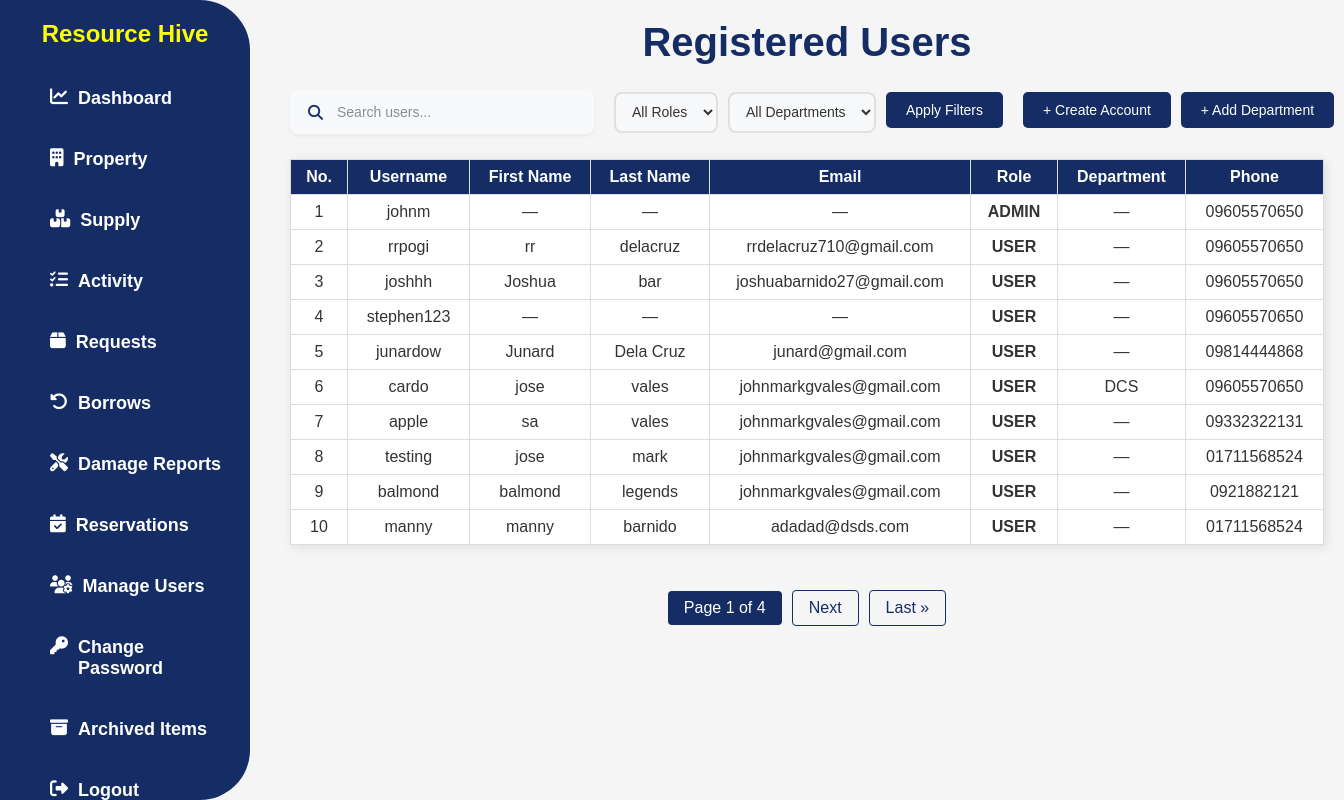
/manage-users/ (signed in), run on the app's committed database.
### app/models.py (models this page shows, shortened)
class UserProfile(models.Model):
    user = models.OneToOneField(User, on_delete=models.CASCADE)
    ROLE_CHOICES = [
        ('ADMIN', 'ADMIN'),
        ('USER', 'USER'),
    ]
    role = models.CharField(max_length=20, choices=ROLE_CHOICES)
    department = models.ForeignKey(Department, on_delete=models.SET_NULL, null=True, blank=True)
    phone = models.CharField(max_length=20, blank=True, null=True)

class Department(models.Model):
    name = models.CharField(max_length=100, unique=True)
    def __str__(self):
        return self.name

### app/views.py (the view, shortened to what this page needs)
# urls.py: path('manage-users/', UserProfileListView.as_view(), name='manage_users'),
class UserProfileListView(PermissionRequiredMixin, ListView):
    model = UserProfile
    template_name = 'app/manage_users.html'
    permission_required = 'app.view_admin_module'
    context_object_name = 'users'
    paginate_by = 10
    def get_queryset(self):
        queryset = super().get_queryset().select_related('user', 'department')
        search = self.request.GET.get('search', '')
        role = self.request.GET.get('role', '')
        department = self.request.GET.get('department', '')
        if role:
            queryset = queryset.filter(role=role)
        if department:
            queryset = queryset.filter(department__name=department)
        return queryset
    def get_context_data(self, **kwargs):
        context = super().get_context_data(**kwargs)
        context['form'] = UserRegistrationForm()
        context['departments'] = Department.objects.all()
        context['search'] = self.request.GET.get('search', '')
        context['selected_role'] = self.request.GET.get('role', '')
        context['selected_department'] = self.request.GET.get('department', '')
        return context

### app/forms.py (shortened to what this page needs)
class UserRegistrationForm(forms.ModelForm):
    username = forms.CharField(max_length=150)
    first_name = forms.CharField(max_length=30)
    last_name = forms.CharField(max_length=30)
    email = forms.EmailField()
    password = forms.CharField(widget=forms.PasswordInput)
    role = forms.ChoiceField(choices=UserProfile.ROLE_CHOICES)
    department = forms.ModelChoiceField(
        queryset=Department.objects.all(),
        required=False,
        widget=forms.Select(attrs={'class': 'department-select form-control'})
    )
    phone = forms.CharField(required=False)
    class Meta:
        model = User
        fields = ['username', 'first_name', 'last_name', 'email']

### app/templates/app/manage_users.html (shortened to what this page needs)
{% load static %}
<!DOCTYPE html>
<html lang="en">
  <head>
    <link rel="stylesheet" href="{% static 'css/style.css' %}" />
    <link
      rel="stylesheet"
      href="https://cdnjs.cloudflare.com/ajax/libs/font-awesome/6.4.2/css/all.min.css"
    />
    <link
      href="https://cdn.jsdelivr.net/npm/select2@4.1.0-rc.0/dist/css/select2.min.css"
      rel="stylesheet"
    />
  </head>
  <body>
    {% include 'app/navbar.html' %}
    <div class="content">
      <h2 class="h2title">Registered Users</h2>
      <div class="top-controls">
        <div class="search-and-filters">
          <div class="search-container">
            <i class="fas fa-search search-icon"></i>
            <input type="text" id="searchInput" class="search-input" placeholder="Search users..." value="{{ search }}">
          </div>
          <div class="filter-container">
            <select id="roleFilter" class="filter-select">
              <option value="">All Roles</option>
            </select>
            <select id="departmentFilter" class="filter-select">
              <option value="">All Departments</option>
            </select>
            <button id="applyFilters" class="add-btn">Apply Filters</button>
          </div>
        </div>
        <div class="button-container">
          <button id="openModalBtn" class="add-btn">+ Create Account</button>
          <button id="openDepartmentModalBtn" class="add-btn secondary">+ Add Department</button>
        </div>
      </div>
      <table border="1" class="searchable-table">
        <thead>
          <tr>
            <th>No.</th>
            <th>Username</th>
            <th>First Name</th>
            <th>Last Name</th>
            <th>Email</th>
            <th>Role</th>
            <th>Department</th>
            <th>Phone</th>
          </tr>
        </thead>
        <tbody>
          {% for profile in users %}
          <tr>
            <td>{{ page_obj.start_index|add:forloop.counter0 }}</td>
            <td>{{ profile.user.username }}</td>
            <td>{{ profile.user.first_name|default:"—" }}</td>
            <td>{{ profile.user.last_name|default:"—" }}</td>
            <td>{{ profile.user.email|default:"—" }}</td>
            <td><strong>{{ profile.get_role_display }}</strong></td>
            <td>{{ profile.department.name|default:"—" }}</td>
            <td>{{ profile.phone|default:"—" }}</td>
          </tr>
          {% empty %}
          <tr>
            <td colspan="8">No users found.</td>
          </tr>
          {% endfor %}
        </tbody>
      </table>
      {% if is_paginated %}
      <div class="actlog-pagination">
        <span class="current">
          Page {{ page_obj.number }} of {{ page_obj.paginator.num_pages }}
        </span>
        {% if page_obj.has_next %}
          <a href="?page={{ page_obj.next_page_number }}">Next</a>
          <a href="?page={{ page_obj.paginator.num_pages }}">Last &raquo;</a>
        {% endif %}
      </div>
      {% endif %}
    </div>
  </body>
</html>

### static/css/style.css (style rules this page uses)
body { font-family: Arial, sans-serif; margin: 0; padding: 0; background-color: whitesmoke; }
.actlog-pagination { display: flex; justify-content: center; align-items: center; gap: 10px; padding: 20px; margin-top: 20px; }
.actlog-pagination a { color: #152d64; text-decoration: none; padding: 8px 16px; border: 1px solid #152d64; border-radius: 4px; transition: all 0.3s ease; font-weight: 500; }
.actlog-pagination .current { background-color: #152d64; color: white; padding: 8px 16px; border-radius: 4px; font-weight: 500; }
.content { margin-left: 270px; padding: 20px; }
.h2title { text-align: center; color: #152d64; font-size: 40px; margin-top: auto; margin-bottom: 0; }
table { width: 100%; border-collapse: collapse; background: white; box-shadow: 2px 2px 10px rgba(0, 0, 0, 0.1); }
th, td { padding: 8px 12px; text-align: center; border: 1px solid #ddd; }
th { background-color: #152d64; color: white; font-weight: bold; }
td { color: #333; }
span { font-weight: bolder; }
.content { display: flex; flex-direction: column; gap: 5px; margin-top: 0; }
.add-btn { background-color: #152d64; color: white; padding: 10px 15px; border: none; border-radius: 6px; cursor: pointer; font-size: 16px; transition: background-color 0.3s ease; display: flex; justify-content: flex-start; align-items: center; margin-bottom: 5px; margin-right: auto; text-decoration: none; }

### app/templates/app/manage_users.html (style rules this page uses)
.button-container { display: flex; gap: 10px; margin-left: auto; }
.add-btn { background-color: #152d64; color: white; border: none; padding: 10px 20px; border-radius: 5px; cursor: pointer; font-size: 14px; transition: background-color 0.3s; white-space: nowrap; }
.add-btn.secondary { background-color: #152d64; }
.top-controls { display: flex; justify-content: space-between; align-items: center; margin: 20px 0; gap: 20px; }
.search-and-filters { display: flex; gap: 20px; align-items: center; }
.search-container { position: relative; width: 300px; background: #f8f9fa; border-radius: 8px; box-shadow: 0 2px 4px rgba(0, 0, 0, 0.05); transition: all 0.3s ease; border: 2px solid transparent; overflow: hidden; }
.filter-container { display: flex; gap: 10px; }
.search-icon { position: absolute; left: 16px; top: 50%; transform: translateY(-50%); color: #152d64; font-size: 15px; transition: color 0.3s ease; z-index: 1; }
.search-input { width: 100%; padding: 12px 16px 12px 45px; border: none; border-radius: 8px; font-size: 14px; background: transparent; transition: all 0.3s ease; }
.search-input::placeholder { color: #6c757d; opacity: 0.8; font-weight: 400; }
.filter-select { padding: 8px 12px; border: 2px solid #e0e0e0; border-radius: 8px; background-color: #f8f9fa; font-size: 14px; color: #333; cursor: pointer; transition: all 0.3s ease; }

### data on the page
UserProfile: start_index|add "1", user.username "johnm", user.first_name "—", user.last_name "—", user.email "—", role "ADMIN", department.name "—", phone "09605570650"
UserProfile: start_index|add "2", user.username "rrpogi", user.first_name "rr", user.last_name "delacruz", user.email "rrdelacruz710@gmail.com", role "USER", department.name "—", phone "09605570650"
UserProfile: start_index|add "3", user.username "joshhh", user.first_name "Joshua", user.last_name "bar", user.email "joshuabarnido27@gmail.com", role "USER", department.name "—", phone "09605570650"
UserProfile: start_index|add "4", user.username "stephen123", user.first_name "—", user.last_name "—", user.email "—", role "USER", department.name "—", phone "09605570650"
UserProfile: start_index|add "5", user.username "junardow", user.first_name "Junard", user.last_name "Dela Cruz", user.email "junard@gmail.com", role "USER", department.name "—", phone "09814444868"
UserProfile: start_index|add "6", user.username "cardo", user.first_name "jose", user.last_name "vales", user.email "johnmarkgvales@gmail.com", role "USER", department.name "DCS", phone "09605570650"
UserProfile: start_index|add "7", user.username "apple", user.first_name "sa", user.last_name "vales", user.email "johnmarkgvales@gmail.com", role "USER", department.name "—", phone "09332322131"
UserProfile: start_index|add "8", user.username "testing", user.first_name "jose", user.last_name "mark", user.email "johnmarkgvales@gmail.com", role "USER", department.name "—", phone "01711568524"
UserProfile: start_index|add "9", user.username "balmond", user.first_name "balmond", user.last_name "legends", user.email "johnmarkgvales@gmail.com", role "USER", department.name "—", phone "0921882121"
UserProfile: start_index|add "10", user.username "manny", user.first_name "manny", user.last_name "barnido", user.email "adadad@dsds.com", role "USER", department.name "—", phone "01711568524"

### other printed values
{{ page_obj.number }} "1"
{{ page_obj.paginator.num_pages }} "4"
